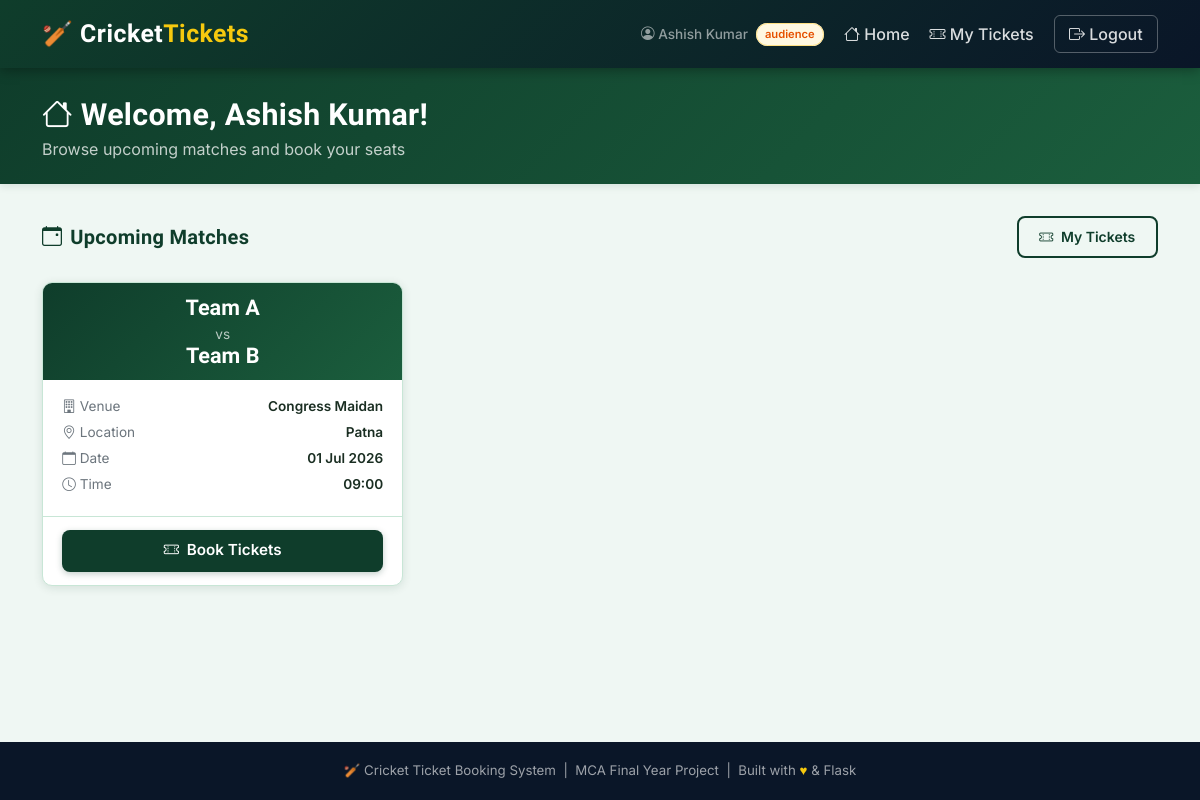
The page /dash_user (signed in) on the database its author committed.
### models.py (models this page shows)
class User(UserMixin, db.Model):
    __tablename__ = "users"
    id = db.Column(db.Integer, primary_key=True)
    user_type = db.Column(db.String(20), nullable=False)  # audience/admin/verifystaff
    name = db.Column(db.String(100), nullable=False)
    email = db.Column(db.String(120), unique=True, nullable=False)
    mobile = db.Column(db.String(15), nullable=False)
    password_sha = db.Column(db.String(255), nullable=False)
    created_at = db.Column(db.DateTime, default=datetime.utcnow)

class Match(db.Model):
    __tablename__ = "matches"
    id = db.Column(db.Integer, primary_key=True)
    venue_id = db.Column(
        db.Integer,
        db.ForeignKey("venues.id"),
        nullable=False
    )
    team1_id = db.Column(
        db.Integer,
        db.ForeignKey("teams.id"),
        nullable=False
    )
    team2_id = db.Column(
        db.Integer,
        db.ForeignKey("teams.id"),
        nullable=False
    )
    start_time = db.Column(db.DateTime, nullable=False)
    end_time = db.Column(db.DateTime, nullable=False)
    booking_enabled = db.Column(db.Boolean, default=True)
    verification_enabled = db.Column(db.Boolean, default=True)
    venue = db.relationship("Venue")
    team1 = db.relationship("Team", foreign_keys=[team1_id])
    team2 = db.relationship("Team", foreign_keys=[team2_id])
    match_status = db.Column(
    db.String(20),
    default="UPCOMING"
    )

class Team(db.Model):
    __tablename__ = "teams"
    id = db.Column(db.Integer, primary_key=True)
    team_name = db.Column(db.String(100), nullable=False)

class Venue(db.Model):
    __tablename__ = "venues"
    id = db.Column(db.Integer, primary_key=True)
    venue_name = db.Column(db.String(100), nullable=False)
    location = db.Column(db.String(255), nullable=False)

### routes/user.py (the view)
@user_bp.route("/dash_user")
@login_required
def dash_user():
    matches = Match.query.order_by(Match.id.desc()).all()
    return render_template("dash_user.html", matches=matches)

### app.py (called while the page is built)
@login_manager.user_loader
def load_user(user_id):
    return db.session.get(User, int(user_id))

### templates/dash_user.html (shortened to what this page needs)
{% extends 'base.html' %}
{% block content %}
<div class="page-header">
  <div class="container">
    <h2><i class="bi bi-house me-2"></i>Welcome, {{ current_user.name }}!</h2>
    <p>Browse upcoming matches and book your seats</p>
  </div>
</div>
<div class="container pb-5">
  <div class="d-flex justify-content-between align-items-center mb-4">
    <h5 class="text-cricket mb-0"><i class="bi bi-calendar-event me-2"></i>Upcoming Matches</h5>
    <a href="/my_tickets" class="btn btn-outline-cricket btn-sm">
      <i class="bi bi-ticket-perforated me-1"></i> My Tickets
    </a>
  </div>
  {% if matches %}
  <div class="row g-3">
    {% for match in matches %}
    <div class="col-sm-6 col-lg-4">
      <div class="match-card">
        <div class="match-card-header">
          <div class="match-card-vs">
            {{ match.team1.team_name }}<br>
            <span class="vs-label">vs</span><br>
            {{ match.team2.team_name }}
          </div>
        </div>
        <div class="match-card-body">
          <div class="match-info-row">
            <span class="label"><i class="bi bi-building me-1"></i>Venue</span>
            <span class="value">{{ match.venue.venue_name }}</span>
          </div>
          <div class="match-info-row">
            <span class="label"><i class="bi bi-geo-alt me-1"></i>Location</span>
            <span class="value">{{ match.venue.location }}</span>
          </div>
          <div class="match-info-row">
            <span class="label"><i class="bi bi-calendar me-1"></i>Date</span>
            <span class="value">{{ match.start_time.strftime('%d %b %Y') if match.start_time else '—' }}</span>
          </div>
          <div class="match-info-row">
            <span class="label"><i class="bi bi-clock me-1"></i>Time</span>
            <span class="value">{{ match.start_time.strftime('%H:%M') if match.start_time else '—' }}</span>
          </div>
        </div>
        <div class="match-card-footer">
          {% if match.booking_enabled %}
            <a href="/book_tickets/{{ match.id }}" class="btn btn-cricket w-100">
              <i class="bi bi-ticket-perforated me-1"></i> Book Tickets
            </a>
          {% else %}
            <button class="btn w-100" disabled
                    style="background:#f5f5f5;color:#9e9e9e;border:1px solid #e0e0e0;border-radius:8px;">
              <i class="bi bi-x-circle me-1"></i> Booking Closed
            </button>
          {% endif %}
        </div>
      </div>
    </div>
    {% endfor %}
  </div>
  {% else %}
  <div class="cb-card text-center py-5">
    <i class="bi bi-calendar2-x" style="font-size:3rem;color:var(--cb-green-light);"></i>
    <h5 class="text-cricket mt-3">No Matches Available</h5>
    <p class="text-muted">Check back soon — new matches are added regularly!</p>
  </div>
  {% endif %}
</div>
{% endblock %}

### templates/base.html (shortened to what this page needs)
<!DOCTYPE html>
<html lang="en">
<head>
  <link rel="stylesheet" href="https://cdn.jsdelivr.net/npm/bootstrap@5.3.2/dist/css/bootstrap.min.css">
  <link rel="stylesheet" href="https://cdn.jsdelivr.net/npm/bootstrap-icons@1.11.3/font/bootstrap-icons.min.css">
  <link rel="stylesheet" href="{{ url_for('static', filename='css/style.css') }}">
</head>
<body>
<nav class="navbar navbar-expand-lg navbar-cricket">
  <div class="container">
    <a class="navbar-brand" href="/">
      🏏 Cricket<span>Tickets</span>
    </a>
    <div class="collapse navbar-collapse" id="navMenu">
      <ul class="navbar-nav ms-auto align-items-lg-center gap-lg-1">
        {% if current_user.is_authenticated %}
          <li class="nav-item">
            <span class="nav-link" style="color:rgba(255,255,255,.55)!important; font-size:.85rem;">
              <i class="bi bi-person-circle"></i> {{ current_user.name }}
              <span class="cb-badge badge-upcoming ms-1" style="font-size:.7rem;">{{ current_user.user_type }}</span>
            </span>
          </li>
          {% if current_user.user_type == 'admin' %}
            <li class="nav-item"><a class="nav-link" href="/dash_admin"><i class="bi bi-speedometer2"></i> Dashboard</a></li>
            <li class="nav-item"><a class="nav-link" href="/matches"><i class="bi bi-calendar-event"></i> Matches</a></li>
          {% elif current_user.user_type == 'audience' %}
            <li class="nav-item"><a class="nav-link" href="/dash_user"><i class="bi bi-house"></i> Home</a></li>
            <li class="nav-item"><a class="nav-link" href="/my_tickets"><i class="bi bi-ticket-perforated"></i> My Tickets</a></li>
          {% elif current_user.user_type == 'verifystaff' %}
            <li class="nav-item"><a class="nav-link" href="/dash_verify"><i class="bi bi-shield-check"></i> Dashboard</a></li>
            <li class="nav-item"><a class="nav-link" href="/verify_ticket"><i class="bi bi-qr-code-scan"></i> Scan QR</a></li>
          {% endif %}
          <li class="nav-item ms-lg-2">
            <a class="nav-link" href="/logout" style="border:1px solid rgba(255,255,255,.3);border-radius:6px;padding:.35rem .9rem!important;">
              <i class="bi bi-box-arrow-right"></i> Logout
            </a>
          </li>
        {% endif %}
      </ul>
    </div>
  </div>
</nav>
<main>
{% block content %}{% endblock %}
</main>
<footer class="site-footer">
  <span>🏏</span> Cricket Ticket Booking System &nbsp;|&nbsp;
  MCA Final Year Project &nbsp;|&nbsp; Built with <span>♥</span> &amp; Flask
</footer>
</body>
</html>

### static/css/style.css (style rules this page uses)
:root { --cb-green: #0F3D2B; --cb-green-mid: #1B5E3D; --cb-green-light: #4CAF7D; --cb-gold: #F6C90E; --cb-gold-dark: #C9A800; --cb-dark: #0A1628; --cb-light: #EFF7F3; --cb-border: #C8E6D6; --cb-shadow: rgba(15,61,43,0.12); --cb-radius: 10px; --cb-radius-lg: 16px; }
body { font-family: 'Inter', sans-serif; background: var(--cb-light); color: #1a2e22; min-height: 100vh; display: flex; flex-direction: column; }
h1,h2,h3,h4,h5,.display-heading { font-family: 'Rajdhani', sans-serif; font-weight: 700; letter-spacing: 0.3px; }
main { flex: 1; }
.navbar-cricket { background: linear-gradient(135deg, var(--cb-green) 0%, var(--cb-dark) 100%); box-shadow: 0 2px 12px rgba(0,0,0,0.35); padding: 0.65rem 1rem; }
.navbar-cricket .navbar-brand { font-family: 'Rajdhani', sans-serif; font-size: 1.55rem; font-weight: 700; color: #fff !important; letter-spacing: 0.5px; }
.navbar-cricket .navbar-brand span { color: var(--cb-gold); }
.navbar-cricket .nav-link { color: rgba(255,255,255,0.85) !important; font-weight: 500; transition: color 0.2s; padding: 0.45rem 0.9rem; border-radius: 6px; }
.page-header { background: linear-gradient(135deg, var(--cb-green) 0%, var(--cb-green-mid) 100%); color: #fff; padding: 1.8rem 0 1.4rem; margin-bottom: 2rem; box-shadow: 0 2px 8px var(--cb-shadow); }
.page-header h2 { font-size: 1.9rem; margin: 0; color: #fff; }
.page-header p { color: rgba(255,255,255,0.75); margin: 0.25rem 0 0; }
.btn-cricket { background: var(--cb-green); color: #fff; border: none; border-radius: 8px; font-weight: 600; padding: .6rem 1.4rem; font-size: .95rem; transition: background 0.2s, transform 0.15s, box-shadow 0.2s; box-shadow: 0 2px 6px rgba(15,61,43,0.25); }
.btn-outline-cricket { border: 2px solid var(--cb-green); color: var(--cb-green); border-radius: 8px; font-weight: 600; background: transparent; padding: .55rem 1.3rem; transition: all .2s; }
.badge-upcoming { background:#fff8e1; color:#e65100; border:1px solid #ffe082; }
.cb-badge { padding: .3em .75em; border-radius: 20px; font-size: .8rem; font-weight: 600; }
.match-card { background: #fff; border-radius: var(--cb-radius); box-shadow: 0 2px 10px var(--cb-shadow); border: 1px solid var(--cb-border); overflow: hidden; transition: transform .2s, box-shadow .2s; height: 100%; }
.match-card-header { background: linear-gradient(135deg, var(--cb-green), var(--cb-green-mid)); color: #fff; padding: .8rem 1.2rem; }
.match-card-vs { font-family:'Rajdhani',sans-serif; font-size:1.35rem; font-weight:700; text-align:center; line-height:1.1; }
.match-card-vs .vs-label { font-size:.85rem; opacity:.7; font-family:'Inter',sans-serif; font-weight:400; }
.match-card-body { padding: 1rem 1.2rem; }
.match-info-row { display:flex; justify-content:space-between; font-size:.85rem; margin-bottom:.35rem; }
.match-info-row .label { color:#6c757d; }
.match-info-row .value { font-weight:600; }
.match-card-footer { padding: .8rem 1.2rem; border-top:1px solid var(--cb-border); }
.site-footer { background: var(--cb-dark); color: rgba(255,255,255,.6); text-align: center; padding: 1.2rem; font-size: .83rem; margin-top: auto; }
.site-footer span { color: var(--cb-gold); }
.text-cricket { color: var(--cb-green) !important; }

### rows shown on the page
User: name "Ashish Kumar", user_type "audience"
Match: team1.team_name "Team A", team2.team_name "Team B", venue.venue_name "Congress Maidan", venue.location "Patna", start_time "01 Jul 2026", start_time "09:00"
